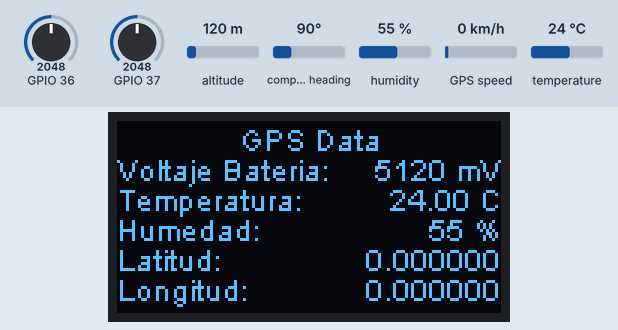
A sketch run on a simulated ESP32. Shown: 128×64 one-colour display. The inputs (shaded band) are chosen by the test bench; at power-on: humidity 55 %, GPIO 37 = 2048, temperature 24 °C, GPIO 36 = 2048, altitude 120 m, compass heading 90°, GPS speed 0 km/h. Random numbers use the default seed unless the sketch sets one; the GPS gets a fix after 3 s at 37.7749, -122.4194 with 8 satellites; what the sketch prints to the serial monitor is not drawn.

Above: at 1.5 s.
1.6 s: humidity set to 22 %
At 4.0 s:
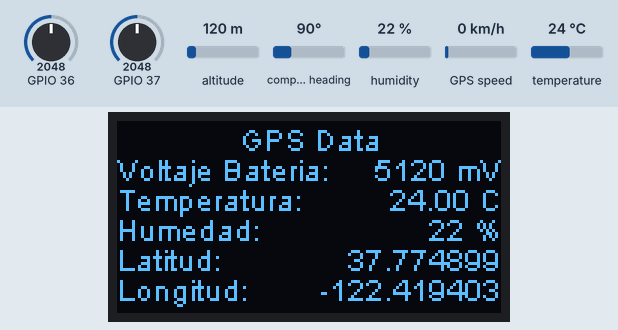
5.1 s: GPIO 37 set to 424
At 6.2 s:
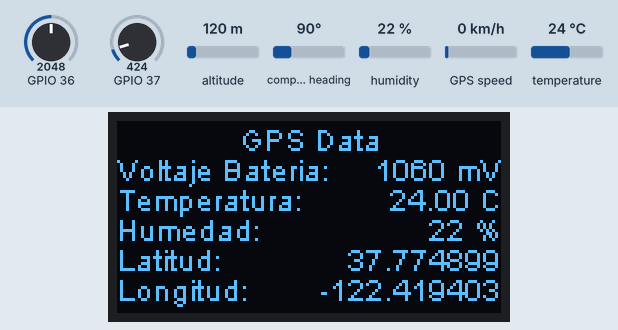
6.7 s: GPIO 37 set to 380
At 7.7 s:
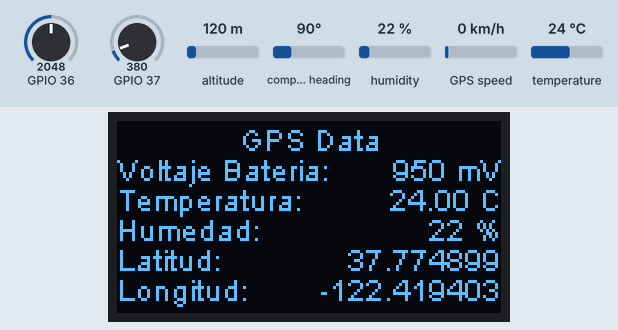
8.4 s: temperature set to 12 °C
At 9.7 s:
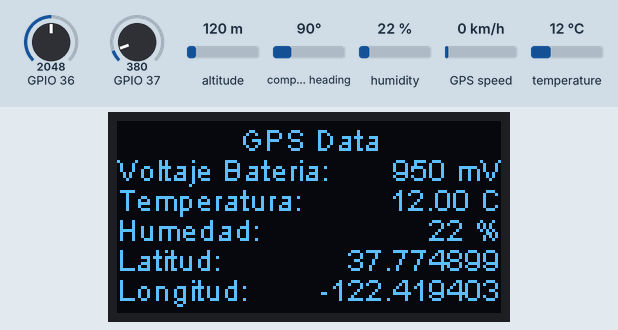
10.3 s: GPIO 37 set to 1228
At 11.1 s:
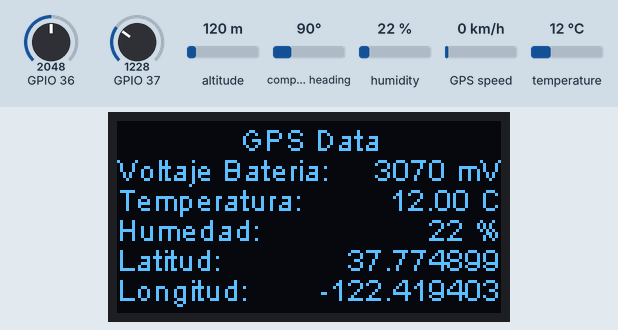
12.0 s: humidity set to 40 %
At 14.1 s:
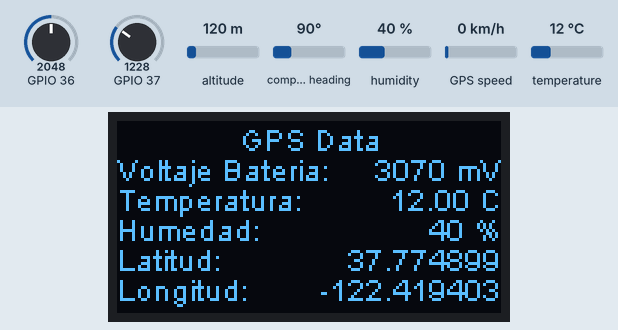
Timing chart, 0 to 15.4 s (numbered marks = the images above; inputs shaded):
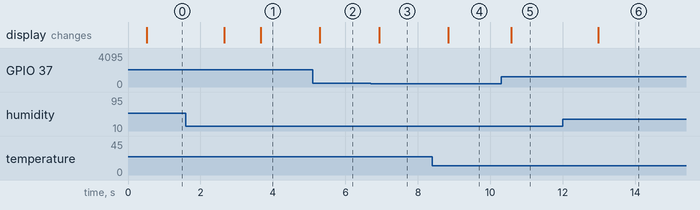

The sketch:

TRANSMISOR.ino
```cpp
#include <TinyGPS++.h>
#include <heltec.h>
#include "DHT.h"

// Definir pines y configuraciones
const int GPS_RX_PIN = 21;
const int GPS_TX_PIN = 22;
const int DHTPIN = 13;
#define DHTTYPE DHT11

HardwareSerial SerialGPS(1);
TinyGPSPlus gps;
DHT dht(DHTPIN, DHTTYPE);

String temperatura = "";
String humedad = "";
String latitud = "";
String longitud = "";
String voltaje_bateria = "";
String voltaje_entrada = "";


//Establecimiento de la banda y el factor de dispersión LoRa.
#define BAND 915E6
byte spread_factor = 8;

//Definir Direcciones en un sistema de comunicación
byte dir_local = 0xD1;
byte dir_destino = 0xC1;


byte id_msjLoRa = 0;
String paqueteEnv = "";

long tiempo_antes = 0;
long tiempo_intervalo = 30000;
long tiempo_espera = tiempo_intervalo + random(3000);

float prev_latitude = 0.0;
float prev_longitude = 0.0;

float XS = 0.0025;
uint16_t MUL = 1000;
uint16_t MMUL = 100;

void setup() {
  Heltec.begin(true, true, true, true, BAND);
  LoRa.setSpreadingFactor(spread_factor);
  Serial.begin(9600);
  SerialGPS.begin(9600, SERIAL_8N1, GPS_RX_PIN, GPS_TX_PIN);
  dht.begin();
  LoRa.receive();
  //Heltec.display->init();
  //Heltec.display->flipScreenVertically();
}

void loop() {
  float latitude = 0.0;
  float longitude = 0.0;
  float speed = 0.0;
  int hour = 0;
  int minute = 0;
  int second = 0;

  // Leer datos del GPS
  while (SerialGPS.available() > 0) {
    if (gps.encode(SerialGPS.read())) {
      if (gps.location.isUpdated()) {
        latitude = gps.location.lat();
        longitude = gps.location.lng();
        speed = gps.speed.kmph();
        hour = gps.time.hour();
        minute = gps.time.minute();
        second = gps.time.second();

        // Actualizar los valores de longitud y latitud solo si no son cero
        if (latitude != 0.0) {
          prev_latitude = latitude;
        }
        if (longitude != 0.0) {
          prev_longitude = longitude;
        }
      }
    }
  }

  // Leer datos del sensor DHT11
  sensorLeeDHT();

  // Medir el voltaje
  uint16_t c1 = analogRead(37) * XS * MUL;
  uint16_t c2 = analogRead(36) * 0.769 + 150;

  // Actualizar los valores de voltaje
  voltaje_bateria = String(c1) + " mV";
  voltaje_entrada = String(c2) + " mV";

  // Formar el paquete a enviar por LoRa
  paqueteEnv = "{\"Latitud\":" + String(prev_latitude, 6) + ",\"Longitud\":" + String(prev_longitude, 6) + ",\"Temperatura\":" + temperatura + ",\"Humedad\":" + humedad + ",\"Voltaje_Bateria\":" + voltaje_bateria + ",\"Voltaje_Entrada\":" + voltaje_entrada + "}";

  // Enviar por LoRa
  envia_lora(dir_destino, dir_local, id_msjLoRa, paqueteEnv);
  id_msjLoRa++;

  // Mostrar datos en el monitor serial
  if (Serial) {
    Serial.println(paqueteEnv);
  }

  // Mostrar datos en la pantalla Heltec
  displayData(temperatura, humedad, prev_latitude, prev_longitude, voltaje_bateria, voltaje_entrada);

  // Actualizar tiempos para próxima transmisión
  tiempo_antes = millis();
  tiempo_espera = tiempo_intervalo + random(3000);

  if (LoRa.parsePacket()) {
    // Procesar mensajes LoRa recibidos si es necesario
  }
}

void envia_lora(byte destino, byte remite, byte id, String mensaje) {
  LoRa.beginPacket();
  LoRa.write(destino);
  LoRa.write(remite);
  LoRa.write(id);
  LoRa.write(mensaje.length());
  LoRa.print(mensaje);
  LoRa.endPacket();
}

void sensorLeeDHT() {
  humedad = String(int(dht.readHumidity()));
  temperatura = String(dht.readTemperature());
}

void displayData(String temp, String hum, float lat, float lon, String vbat, String vin) {
  Heltec.display->clear();
  Heltec.display->setFont(ArialMT_Plain_10);
  Heltec.display->setTextAlignment(TEXT_ALIGN_CENTER);
  Heltec.display->drawString(64, 0, "GPS Data");
  Heltec.display->setTextAlignment(TEXT_ALIGN_LEFT);
  Heltec.display->drawString(0, 10, "Voltaje Bateria:");
  Heltec.display->setTextAlignment(TEXT_ALIGN_RIGHT);
  Heltec.display->drawString(128, 10, vbat);
  Heltec.display->setTextAlignment(TEXT_ALIGN_LEFT);
  Heltec.display->drawString(0, 20, "Temperatura:");
  Heltec.display->setTextAlignment(TEXT_ALIGN_RIGHT);
  Heltec.display->drawString(128, 20, temp + " C");
  Heltec.display->setTextAlignment(TEXT_ALIGN_LEFT);
  Heltec.display->drawString(0, 30, "Humedad:");
  Heltec.display->setTextAlignment(TEXT_ALIGN_RIGHT);
  Heltec.display->drawString(128, 30, hum + " %");
  Heltec.display->setTextAlignment(TEXT_ALIGN_LEFT);
  Heltec.display->drawString(0, 40, "Latitud:");
  Heltec.display->setTextAlignment(TEXT_ALIGN_RIGHT);
  Heltec.display->drawString(128, 40, String(lat, 6));
  Heltec.display->setTextAlignment(TEXT_ALIGN_LEFT);
  Heltec.display->drawString(0, 50, "Longitud:");
  Heltec.display->setTextAlignment(TEXT_ALIGN_RIGHT);
  Heltec.display->drawString(128, 50, String(lon, 6));
  Heltec.display->setTextAlignment(TEXT_ALIGN_LEFT);
  Heltec.display->drawString(0, 70, "Voltaje Entrada:");
  Heltec.display->setTextAlignment(TEXT_ALIGN_RIGHT);
  Heltec.display->drawString(128, 70, vin);
  Heltec.display->display();
}
```

Measured:
- after the input at 5.1 s, the display: changes after 0.19 s (image 2)
- after the input at 6.7 s, the display: changes after 0.23 s (image 3)
- after the input at 8.4 s, the display: changes after 0.44 s (image 4)
- after the input at 10.3 s, the display: changes after 0.28 s (image 5)
- after the input at 12.0 s, the display: changes after 0.98 s (image 6)
